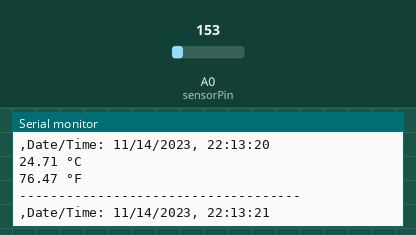
Bench run of a sketch on a simulated Arduino Uno, built with avr-gcc and run on an emulated ATmega328P. On the bench: the last lines printed to the serial monitor. The inputs (shaded band) are chosen by the test bench; at power-on: A0 (sensorPin) = 153. The local clock reads 2024-03-15 10:24:30 at power-on unless the sketch sets it; storage starts empty.

Above: at 1.9 s.
2.0 s: A0 (sensorPin) set to 165
At 3.0 s:
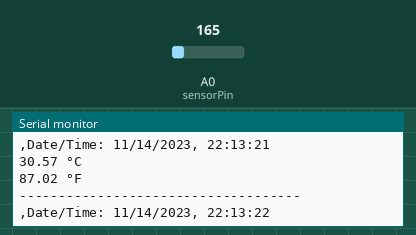
3.5 s: A0 (sensorPin) set to 175
At 5.1 s:
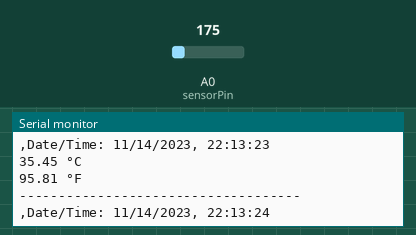
Timing chart, 0 to 6.6 s (numbered marks = the images above; inputs shaded):
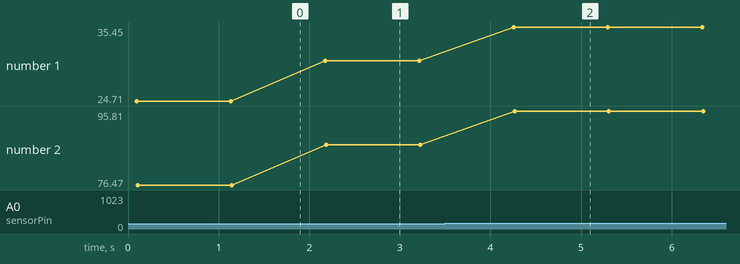

Measured:
- after the input at 2.0 s, the serial monitor: prints a new line after 0.17 s (image 1)
- after the input at 3.5 s, the serial monitor: prints a new line after 0.76 s (image 2)
- plotted number 1: 24.71 → 30.57 after the input at 2.0 s, 30.57 → 35.45 after the input at 3.5 s
- plotted number 2: 76.47 → 87.02 after the input at 2.0 s, 87.02 → 95.81 after the input at 3.5 s

The sketch:

Sketch_experminetalhahaha.ino
```cpp
/* TMP36 analog temperature sensor with Arduino example code. More info: https://www.makerguides.com */

// Define to which pin of the Arduino the output of the TMP36 is connected:
#define sensorPin A0
#include <RTClib.h>
#include <Wire.h>
#include <SPI.h>
#include <SD.h>

File myFile;
RTC_DS3231 rtc;

char t[32];
char d[32];
void setup() {
  // Begin serial communication at a baud rate of 9600:
  Serial.begin(9600);
  Wire.begin();
  rtc.begin();
  rtc.adjust(DateTime(F(__DATE__),F(__TIME__)));

  //SD printing
  Serial.print("Initializing SD card...");

  if (!SD.begin(4)) {
    Serial.println("initialization failed!");
    while (1);
  }
  Serial.println("initialization done.");

  // open the file. note that only one file can be open at a time,
  // so you have to close this one before opening another.
  myFile = SD.open("test.txt", FILE_WRITE);

  // if the file opened okay, write to it:
  if (myFile) {
    Serial.print("Writing to test.txt......");
    /*myFile.println("testing 1, 2, 3.");*/
    // close the file:
    myFile.close();
    Serial.println("done.");
  } else {
    // if the file didn't open, print an error:
    Serial.println("error opening test.txt");
  }

  // re-open the file for reading:
  myFile = SD.open("test.txt");
  if (myFile) {
    Serial.println("test.txt:");

    // read from the file until there's nothing else in it:
    while (myFile.available()) {
      Serial.write(myFile.read());
    }
    // close the file:
    myFile.close();
  } else {
    // if the file didn't open, print an error:
    Serial.println("error opening test.txt");
  }
}

void loop() {
  // Get a reading from the temperature sensor:
  int reading = analogRead(sensorPin);

  // Convert the reading into voltage:
  float voltage = reading * (5000 / 1024.0);

  // Convert the voltage into the temperature in Celsius:
  float temperature = (voltage - 500) / 10;

  // Print the temperature IN CELCIUS in the Serial Monitor:
  Serial.print(temperature);
  Serial.print(" \xC2\xB0"); // shows degree symbol
  Serial.println("C");

  // Print the temperature IN FARENHEIT in the Serial Monitor:
  double temperatureF = (temperature * 1.8) + 32;
  Serial.print(temperatureF);
  Serial.print(" \xC2\xB0"); // shows degree symbol
  Serial.println("F");

  Serial.println("------------------------------------");

  DateTime now = rtc.now();
  sprintf(t, "%02d:%02d:%02d", now.hour(), now.minute(), now.second(), Serial.print(",") );
  sprintf(d, "%02d/%02d/%02d", now.month(), now.day(), now.year());

  Serial.print(F("Date/Time: "));
  Serial.print(d);
  Serial.print(", ");
  Serial.print(t);


  //
  //copied from setup code and altered to fit in date time temp
  myFile = SD.open("test.txt", FILE_WRITE);

  // if the file opened okay, write to it:
  if (myFile) {
    /*Serial.println("Writing to test.txt...");
    myFile.println("Date/Time: ");
    myFile.println(t);
    myFile.println("Temp in C and F");
    myFile.print(temperature);
   myFile.print(" \xC2\xB0"); // shows degree symbol
   myFile.println("C");
   myFile.print(temperatureF);
   myFile.print(" \xC2\xB0"); // shows degree symbol
   myFile.println("F");
   myFile.println("------------------------------------------------");*/

    myFile.print(t);
    myFile.print(", ");
    myFile.print(d);
    myFile.print(",");
    myFile.print(temperature);
    myFile.print(",");
    myFile.println(temperatureF);

    // close the file:
    myFile.close();
    Serial.println(" ");
  } else {
    // if the file didn't open, print an error:
    Serial.println("error opening test.txt");
  }


  // re-open the file for reading:
  /*
  myFile = SD.open("test.txt");
  if (myFile) {
    Serial.println("test.txt:");

    // read from the file until there's nothing else in it:

    while (myFile.available()) {
      Serial.write(myFile.read());
    }
    // close the file:
    myFile.close();
  } else {
    // if the file didn't open, print an error:
    Serial.println("error opening test.txt");
  } */
  //


  delay(1000); // wait a second between readings


  //in this loop, tell it to print the temp values to the SD card & file
}
```
